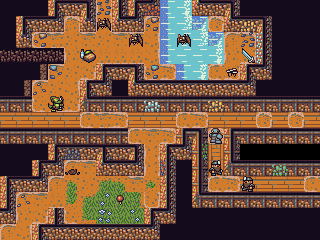

The image is a tile-based game level rendered from a .tmx file. Its description and complete source (layers, tilesets, objects, tile grids) follow:
An orthogonal 20x15 tile map with 16x16 px tiles, 2 tile layers (Tiles, Sprites), 13 tilesets.

<map version="1.0" orientation="orthogonal" width="20" height="15" tilewidth="16" tileheight="16">
 <tileset firstgid="1" name="Wall" tilewidth="16" tileheight="16">
  <image source="../Objects/Wall.png" width="320" height="816" />
 </tileset>
 <tileset firstgid="1021" name="Floor" tilewidth="16" tileheight="16">
  <image source="../Objects/Floor.png" width="336" height="624" />
 </tileset>
 <tileset firstgid="1840" name="Pit0" tilewidth="16" tileheight="16">
  <image source="../Objects/Pit0.png" width="128" height="512" />
 </tileset>
 <tileset firstgid="2096" name="Door0" tilewidth="16" tileheight="16">
  <image source="../Objects/Door0.png" width="128" height="80" />
 </tileset>
 <tileset firstgid="2136" name="Decor0" tilewidth="16" tileheight="16">
  <image source="../Objects/Decor0.png" width="128" height="352" />
 </tileset>
 <tileset firstgid="2312" name="Ground0" tilewidth="16" tileheight="16">
  <image source="../Objects/Ground0.png" width="128" height="112" />
 </tileset>
 <tileset firstgid="2368" name="Player0" tilewidth="16" tileheight="16">
  <image source="../Characters/Player0.png" width="128" height="240" />
 </tileset>
 <tileset firstgid="2488" name="Food" tilewidth="16" tileheight="16">
  <image source="../Items/Food.png" width="128" height="96" />
 </tileset>
 <tileset firstgid="2536" name="Ore0" tilewidth="16" tileheight="16">
  <image source="../Objects/Ore0.png" width="144" height="112" />
 </tileset>
 <tileset firstgid="2599" name="Elemental0" tilewidth="16" tileheight="16">
  <image source="../Characters/Elemental0.png" width="128" height="176" />
 </tileset>
 <tileset firstgid="2687" name="Misc0" tilewidth="16" tileheight="16">
  <image source="../Characters/Misc0.png" width="128" height="128" />
 </tileset>
 <tileset firstgid="2751" name="LongWep" tilewidth="16" tileheight="16">
  <image source="../Items/LongWep.png" width="128" height="112" />
 </tileset>
 <tileset firstgid="2807" name="Avian0" tilewidth="16" tileheight="16">
  <image source="../Characters/Avian0.png" width="128" height="208" />
 </tileset>
 <layer name="Tiles" width="20" height="15">
  <data encoding="csv">
10,10,10,361,362,363,1423,381,361,403,1928,1930,401,362,363,10,10,10,10,10,
10,361,362,403,1402,382,1423,401,403,1402,1928,1927,1922,1404,401,362,363,10,10,10,
10,382,1424,1425,1421,1400,1421,1400,1400,1422,1928,1913,1927,1922,1399,1401,381,10,10,10,
1873,1873,1873,1873,1420,1421,1442,1442,1442,1422,1928,1913,1913,1930,1420,1443,381,10,10,10,
1881,1881,1882,1399,1421,1443,361,362,363,1441,1426,1928,1930,1424,1443,361,403,10,10,10,
10,1882,1399,1421,1422,361,403,10,401,362,362,362,362,362,362,403,10,10,10,10,
136,136,1441,1442,1443,175,136,136,136,136,136,136,136,136,136,136,136,136,136,136,
1432,1432,1432,1432,1432,1424,1425,1426,1432,1432,1432,1424,1426,1432,1432,1432,1404,1432,1404,1432,
136,136,136,136,136,136,136,136,1424,1400,1426,135,137,1404,135,136,136,136,136,136,
10,10,10,361,362,362,365,362,363,1423,361,403,155,1430,155,0,0,0,0,0,
10,10,361,403,1399,1400,401,362,403,1423,381,10,155,1430,175,136,136,136,136,136,
361,362,403,1399,1157,1421,1154,1156,1400,1159,381,10,155,1424,1426,1432,1432,1432,1432,1424,
381,1399,1400,1442,1199,1154,1176,1176,1177,1444,381,10,175,136,136,136,136,136,136,136,
403,1420,1443,381,1441,1196,1176,1176,1176,361,403,10,10,10,10,10,10,10,10,10,
1399,1422,361,405,362,362,362,362,362,403,10,10,10,10,10,10,10,10,10,10
</data>
 </layer>
 <layer name="Sprites" width="20" height="15">
  <data encoding="csv">
0,0,0,0,0,0,2316,0,0,2545,0,0,0,0,0,0,0,0,0,0,
0,0,0,0,0,0,2895,0,0,2327,0,0,0,0,0,2554,0,0,0,0,
0,0,2327,0,0,0,0,0,2895,0,0,2895,0,0,0,2316,2569,0,0,0,
0,0,0,0,0,2522,0,0,0,0,0,0,0,0,0,2759,2569,0,0,0,
0,0,0,2147485973,0,0,0,0,0,2325,0,0,0,0,2500,0,0,0,0,0,
0,0,2319,0,0,0,0,0,0,0,0,0,0,0,0,0,0,0,0,0,
0,0,0,2147486132,0,0,0,0,0,2568,0,0,0,2554,0,0,0,0,0,0,
0,0,0,0,0,0,0,0,0,0,0,0,0,0,0,0,0,0,0,0,
0,0,0,0,0,0,0,0,0,0,0,0,0,2608,0,0,0,0,0,0,
0,0,0,0,2586,0,0,0,0,0,0,0,2574,0,0,0,0,0,0,0,
0,0,0,0,2166,0,0,0,0,0,2587,0,0,2147486107,0,0,0,2581,0,0,
0,0,0,0,0,0,0,0,0,0,0,0,0,0,0,2459,0,0,0,0,
0,2319,0,0,0,0,2331,2488,0,0,0,0,0,0,0,0,0,0,0,0,
0,0,0,0,0,0,2330,0,2147485979,0,0,0,0,0,0,0,0,0,0,0,
0,0,0,0,0,0,0,0,0,0,0,0,0,0,0,0,0,0,0,0
</data>
 </layer>
</map>
